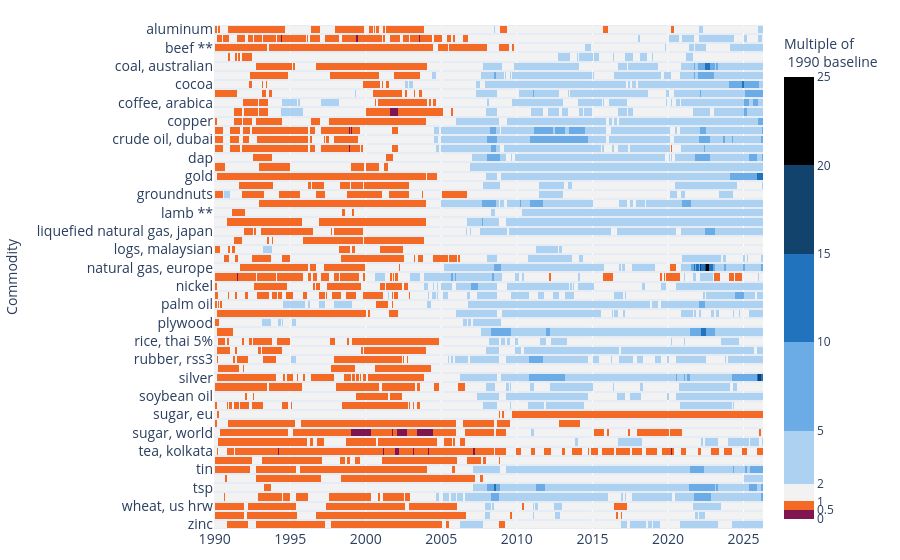

The notebook cell this image was saved under:
### Code cell
# Visualising commodity price movement as a multiple of 1990 baseline

# colorscale = [
#     (0.00, "#313695")
#     , (1 / max_multiplier, "#313695")
#     , (1 / max_multiplier, "#4575b4")
#     , (2 / max_multiplier, "#4575b4")
#     , (2 / max_multiplier, "#74add1")
#     , (5 / max_multiplier, "#74add1")
#     , (5 / max_multiplier, "#fdae61")
#     , (10 / max_multiplier, "#fdae61")
#     , (10 / max_multiplier, "#f46d43")
#     , (15 / max_multiplier, "#f46d43")
#     , (15 / max_multiplier, "#a50026")
#     , (20 / max_multiplier, "#a50026")
#     , (20 / max_multiplier, "#660119")
#     , (1.00, "#660119")
# ]

colorscale = [
    (-1, "#801650")
    , (-0.5 / max_multiplier, "#801650")
    , (-0.5 / max_multiplier, "#f46d43")
    , (0 / max_multiplier, "#f46d43")
    , (0 / max_multiplier, "#F46A25")
    , (1 / max_multiplier, "#F46A25")
    , (1 / max_multiplier, "#F2F2F2")
    , (2 / max_multiplier, "#F2F2F2")
    , (2 / max_multiplier, "#ADD1F1")
    , (5 / max_multiplier, "#ADD1F1")
    , (5 / max_multiplier, "#6BACE6")
    , (10 / max_multiplier, "#6BACE6")
    , (10 / max_multiplier, "#2073BC")
    , (15 / max_multiplier, "#2073BC")
    , (15 / max_multiplier, "#12436D")
    , (20 / max_multiplier, "#12436D")
    , (20 / max_multiplier, "#000000")
    , (1.00, "#000000")
]

colorscale = [
    (0, "#801650")
    , (0.5 / max_multiplier, "#801650")
    , (0.5 / max_multiplier, "#F46A25")
    , (1 / max_multiplier, "#F46A25")
    , (1 / max_multiplier, "#F2F2F2")
    , (2 / max_multiplier, "#F2F2F2")
    , (2 / max_multiplier, "#ADD1F1")
    , (5 / max_multiplier, "#ADD1F1")
    , (5 / max_multiplier, "#6BACE6")
    , (10 / max_multiplier, "#6BACE6")
    , (10 / max_multiplier, "#2073BC")
    , (15 / max_multiplier, "#2073BC")
    , (15 / max_multiplier, "#12436D")
    , (20 / max_multiplier, "#12436D")
    , (20 / max_multiplier, "#000000")
    , (1.00, "#000000")
]

fig = go.Figure(
    go.Heatmap(
        z = change_df.values
        , x = change_df.columns   
        , y = change_df.index    
        , colorscale = colorscale
        , zmin = 0
        , zmax = max_multiplier
        , ygap = 2 
        , xgap = 0 
        , colorbar = dict(tickvals = [0, 0.5, 1,  2, 5, 10, 15, 20, 25], title = "Multiple of <br> 1990 baseline")))

fig.update_layout(height = 1250
                  , xaxis = dict(side = "bottom", tickfont = dict(size = 14))
                  , yaxis = dict(title = "Commodity", autorange = "reversed", tickfont = dict(size = 14))
                  , margin = dict(t = 25, b = 25))
                  # , title = dict(text = "Change in commodity prices, as a multiplier of a Jan 1990 baseline - Jan 1990 = 1", x = 0.5, font = dict(size = 20)))
fig.show()

### Figure 1 — Plotly figure (JSON) as saved in the notebook; plotly's stock layout.template omitted (floating-point values rounded to 4 significant figures; data arrays with more than 128 entries replaced by an {"elided": "..."} marker saying what was removed)
{"data": [{"colorbar": {"tickvals": [0, 0.5, 1, 2, 5, 10, 15, 20, 25], "title": {"text": "Multiple of <br> 1990 baseline"}}, "colorscale": [[0, "#801650"], [0.02, "#801650"], [0.02, "#F46A25"], [0.04, "#F46A25"], [0.04, "#F2F2F2"], [0.08, "#F2F2F2"], [0.08, "#ADD1F1"], [0.2, "#ADD1F1"], [0.2, "#6BACE6"], [0.4, "#6BACE6"], [0.4, "#2073BC"], [0.6, "#2073BC"], [0.6, "#12436D"], [0.8, "#12436D"], [0.8, "#000000"], [1, "#000000"]], "type": "heatmap", "x": {"elided": "436 str values"}, "xgap": 0, "y": ["aluminum", "banana, us", "beef **", "chicken **", "coal, australian", "coal, south african **", "cocoa", "coconut oil", "coffee, arabica", "coffee, robusta", "copper", "crude oil, brent", "crude oil, dubai", "crude oil, wti", "dap", "fish meal", "gold", "groundnut oil **", "groundnuts", "iron ore, cfr spot", "lamb **", "lead", "liquefied natural gas, japan", "logs, cameroon", "logs, malaysian", "maize", "natural gas, europe", "natural gas, us", "nickel", "orange", "palm oil", "platinum", "plywood", "potassium chloride **", "rice, thai 5%", "rice, thai a.1", "rubber, rss3", "sawnwood, malaysian", "silver", "soybean meal", "soybean oil", "soybeans", "sugar, eu", "sugar, us", "sugar, world", "tea, colombo", "tea, kolkata", "tea, mombasa", "tin", "tobacco, us import u.v.", "tsp", "urea", "wheat, us hrw", "wheat, us srw", "zinc"], "ygap": 2, "z": {"elided": "55x436 float values"}, "zmax": 25, "zmin": 0}], "layout": {"autosize": true, "margin": {"b": 25, "t": 25}, "xaxis": {"autorange": true, "range": ["1989-12-16 12:00", "2026-04-16 12:00"], "side": "bottom", "tickfont": {"size": 14}, "type": "date"}, "yaxis": {"autorange": true, "range": [54.5, -0.5], "tickfont": {"size": 14}, "title": {"text": "Commodity"}, "type": "category"}}}
